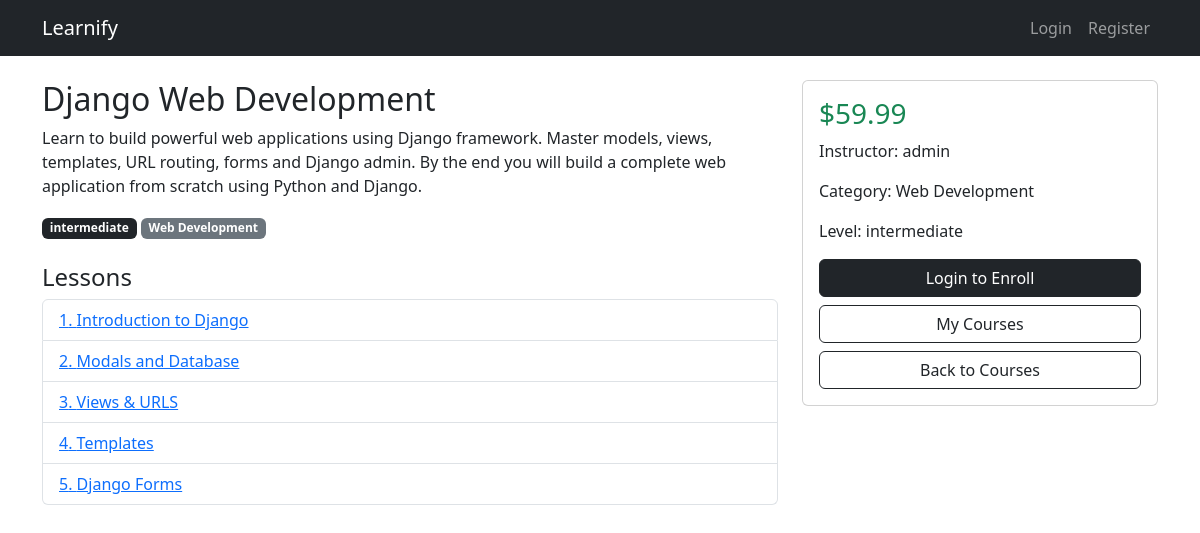
Screenshot of /dashboard/courses/2/ with the database file from the repository.
### courses/models.py (models this page shows, shortened)
class Course(models.Model):
    LEVEL_CHOICES = (
        ('beginner', 'Beginner'),
        ('intermediate', 'Intermediate'),
        ('advanced', 'Advanced'),
    )
    STATUS_CHOICES = (
        ('draft', 'Draft'),
        ('published', 'Published'),
    )
    title = models.CharField(max_length=200)
    description = models.TextField()
    category = models.ForeignKey(Category,
                                on_delete=models.CASCADE,
                                related_name='courses')
    instructor = models.ForeignKey(CustomUser,
                                  on_delete=models.CASCADE,
                                  related_name='courses')
    price = models.DecimalField(max_digits=10, decimal_places=2)
    thumbnail = models.ImageField(upload_to='course_thumbnails/',
                                 blank=True, null=True)
    level = models.CharField(max_length=20,
                            choices=LEVEL_CHOICES,
                            default='beginner')
    status = models.CharField(max_length=20,
                             choices=STATUS_CHOICES,
                             default='draft')
    created_at = models.DateTimeField(auto_now_add=True)
    updated_at = models.DateTimeField(auto_now=True)

class Category(models.Model):
    name = models.CharField(max_length=200)
    description = models.TextField(blank=True)
    created_at = models.DateTimeField(auto_now_add=True)
    def __str__(self):
        return self.name
    class Meta:
        verbose_name_plural = 'Categories'

class Lesson(models.Model):
    course = models.ForeignKey(Course,
                              on_delete=models.CASCADE,
                              related_name='lessons')
    title = models.CharField(max_length=200)
    video_url = models.URLField(blank=True, null=True)
    content = models.TextField(blank=True)
    order = models.IntegerField(default=0)
    created_at = models.DateTimeField(auto_now_add=True)
    class Meta:
        ordering = ['order']

### usersapp/models.py (models this page shows, shortened)
class CustomUser(AbstractUser):
    ROLE_CHOICES = (
        ('admin', 'Admin'),
        ('instructor', 'Instructor'),
        ('student', 'Student'),
    )
    role = models.CharField(max_length=20, choices=ROLE_CHOICES, default='student')
    profile_photo = models.ImageField(upload_to='profiles/', blank=True, null=True)
    phone = models.CharField(max_length=15, blank=True, null=True)
    bio = models.TextField(blank=True, null=True)
    created_at = models.DateTimeField(auto_now_add=True)

### courses/views.py (the view)
# urls.py: path('courses/<int:pk>/', views.course_detail,
def course_detail(request, pk):
    course = get_object_or_404(Course, pk=pk)
    lessons = course.lessons.all()
    return render(request, 'courses/course_detail.html', {
        'course': course,
        'lessons': lessons
    })

### templates/courses/course_detail.html (shortened to what this page needs)
{% extends 'base.html' %}
{% block content %}
<div class="row">
    <div class="col-md-8">
        <h2>{{ course.title }}</h2>
        <p>{{ course.description }}</p>
        <span class="badge bg-dark">{{ course.level }}</span>
        <span class="badge bg-secondary">
            {{ course.category }}
        </span>
        <h4 class="mt-4">Lessons</h4>
        <ul class="list-group">
            {% for lesson in lessons %}
            <li class="list-group-item">
                <a href="{% url 'lesson_detail' lesson.pk %}">
                {{ lesson.order }}. {{ lesson.title }}
                </a>
            </li>
            {% empty %}
            <li class="list-group-item">
                No lessons yet.
            </li>
            {% endfor %}
        </ul>
    </div>
    <div class="col-md-4">
        <div class="card">
            <div class="card-body">
                <h3 class="text-success">${{ course.price }}</h3>
                <p>Instructor: {{ course.instructor.username }}</p>
                <p>Category: {{ course.category }}</p>
                <p>Level: {{ course.level }}</p>
                {% if user.is_authenticated %}
                    <a href="{% url 'enroll_course' course.pk %}"
                       class="btn btn-dark w-100 mb-2">
                        Enroll Now - ${{ course.price }}
                    </a>
                {% else %}
                    <a href="{% url 'login' %}"
                       class="btn btn-dark w-100 mb-2">
                        Login to Enroll
                    </a>
                {% endif %}
                <a href="{% url 'my_courses' %}"
                   class="btn btn-outline-dark w-100 mb-2">
                    My Courses
                </a>
                <a href="{% url 'course_list' %}"
                   class="btn btn-outline-dark w-100">
                    Back to Courses
                </a>
            </div>
        </div>
    </div>
</div>
{% endblock %}

### rows the page displays
Course: title "Django Web Development", description "Learn to build powerful web applications using Django framework. Master models, views, templates, URL routing, forms and Django admin. By the end you will build a complete web application from scratch using Python and Django.", level "intermediate", category "Web Development", price "59.99", instructor.username "admin"
Lesson: order "1", title "Introduction to Django"
Lesson: order "2", title "Modals and Database"
Lesson: order "3", title "Views & URLS"
Lesson: order "4", title "Templates"
Lesson: order "5", title "Django Forms"
